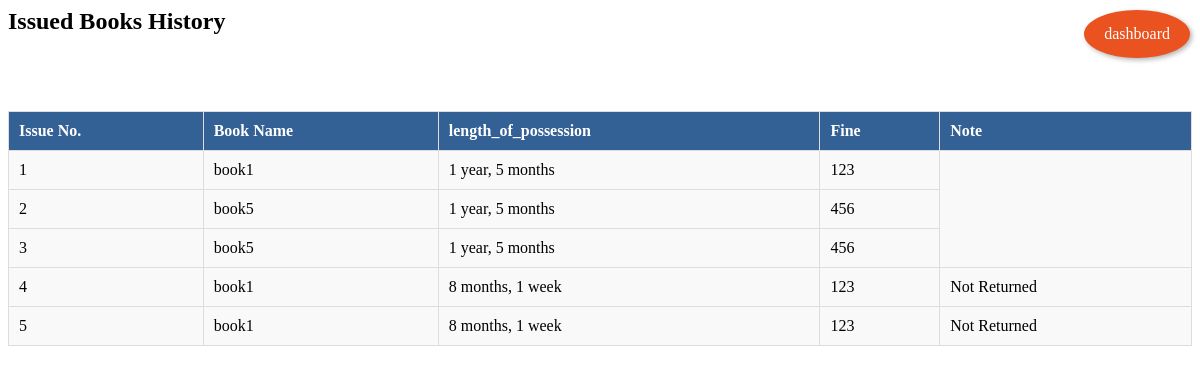
The page /issued_books/ (signed in) on the database its author committed.
### Home/models.py (models this page shows, shortened)
class Issued(models.Model):
    Issue_No = models.AutoField(primary_key=True)
    user = models.ForeignKey(User, on_delete=models.CASCADE, null=True, blank=True)
    book = models.ForeignKey(Books, on_delete=models.CASCADE)
    days = models.PositiveIntegerField(default=10)
    submit = models.BooleanField(default=False)
    create = models.DateTimeField(auto_now_add=True)
    class Meta:
        ordering = ['user']

class Books(models.Model):
    Bid = models.AutoField(primary_key=True)
    book_name = models.CharField(max_length=200, null=False)
    quantity = models.PositiveIntegerField()
    author = models.TextField(default='anonymous', null=False)
    genre = models.TextField(null=True, default='unknown')
    fine = models.PositiveSmallIntegerField(null=False, default=50)
    available_quantity = models.PositiveIntegerField(default=0)

### Home/views.py (the view)
# urls.py: path('issued_books/', IssuedList.as_view(), name='issued_books'),
@login_required
def issued_books(request: HttpRequest) -> HttpResponse:
    issued_books = Issued.objects.select_related('book').filter(user=request.user)
    return render(request, 'user/issued_books.html', {'issued_books': issued_books})

### templates/user/issued_books.html (shortened to what this page needs)
{% block content %}
<h2>Issued Books History</h2>
<a class="floating-button" href="{% url 'dashboard' %}">dashboard</a><br><br>
{% if issued_books %}
<table border = "1">
  <thead>
    <tr>
      <th>Issue No.</th>
      <th>Book Name</th>
      <th>length_of_possession</th>
      <th>Fine</th>
      <th>Note</th>
    </tr>
  </thead>
  <tbody>
    {% for issued_book in issued_books %}
      <tr>
        <td>{{ issued_book.Issue_No }}</td>
        <td>{{ issued_book.book.book_name }}</td>
        <td>{{ issued_book.create|timesince }}</td>
        <td>{{ issued_book.book.fine }}</td>
        {%if issued_book.submit == False %}
        <td>Not Returned</td>
        {%endif%}
      </tr>
    {% endfor %}
  </tbody>
</table>
{% else %}
  <p>No Issued Books</p>
{% endif %}
{% endblock %}

### templates/user/issued_books.html (style rules this page uses)
table { width: 100%; border-collapse: collapse; margin-top: 20px; }
table, th, td { border: 1px solid #ddd; background-color: #f9f9f9; }
th, td { padding: 10px; text-align: left; background-color: #f9f9f9; }
th { background-color: #336095; color: white; }
.floating-button { position: fixed; top: 10px; right: 10px; background-color:rgb(234, 82, 31); color: white; padding: 15px 20px; border-radius: 70%; text-decoration: none; box-shadow: 2px 2px 5px rgba(0, 0, 0, 0.3); z-index: 1000; }

### rows shown on the page
Issued: Issue_No "1", book.book_name "book1", create "1 year, 5 months", book.fine "123"
Issued: Issue_No "2", book.book_name "book5", create "1 year, 5 months", book.fine "456"
Issued: Issue_No "3", book.book_name "book5", create "1 year, 5 months", book.fine "456"
Issued: Issue_No "4", book.book_name "book1", create "8 months, 1 week", book.fine "123", submit "Not Returned"
Issued: Issue_No "5", book.book_name "book1", create "8 months, 1 week", book.fine "123", submit "Not Returned"
